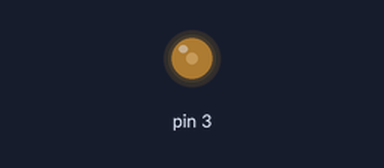
A sketch run on a simulated Arduino Uno, built with avr-gcc and run on an emulated ATmega328P. Shown: output pins drawn as LEDs (lit = HIGH). Random numbers use the default seed unless the sketch sets one.

Above: at 0.4 s.
Timing chart, 0 to 40.0 s (numbered marks = the images above):
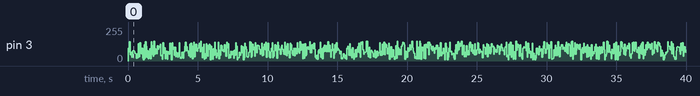

The sketch:

LED_Candle.ino
```cpp
long val;

void setup() {
  // put your setup code here, to run once:
  randomSeed(analogRead(0));
}

void loop() {
  // put your main code here, to run repeatedly:
  val = random(10, 150);
  analogWrite(3, val);
  delay(50);
}
```
